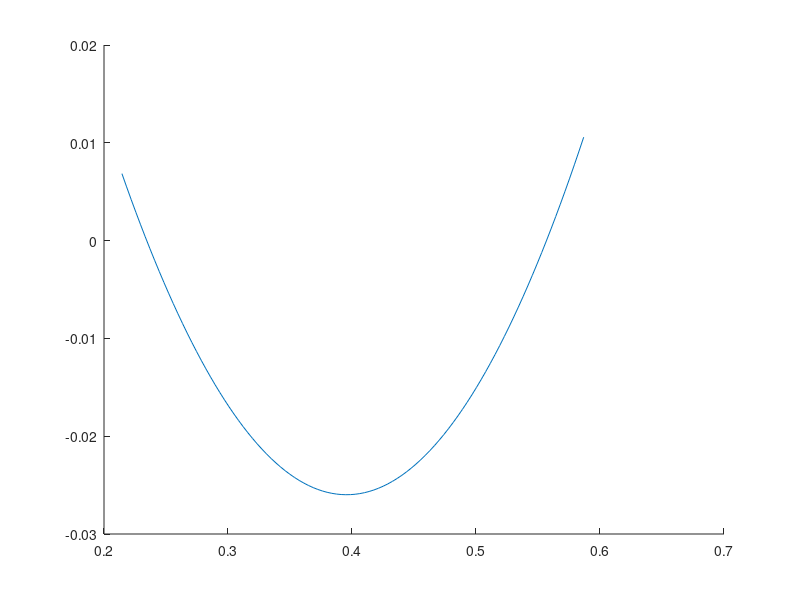

The MATLAB script that drew this image: (Note: this script raises an error after producing the figure.)
clear; close all; clc;
X0=rand(2,1);
xmin=min(X0);
xmax=max(X0);
A=poly(X0);
X=linspace(xmin-0.02,xmax+0.03,100);
y=polyval(A,X);
A=A./(2*A(1))
D=A(2)^2-2*A(3);
pierw(1)=-A(2)-sqrt(D);
pierw(2)=-A(2)+sqrt(D);
plot(X,y,pierw,0,'rO');
grid on